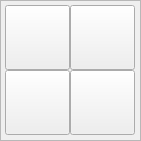
   <widget class="QFrame" name="frame_5">
    <property name="geometry">
     <rect>
      <x>510</x>
      <y>325</y>
      <width>141</width>
      <height>141</height>
     </rect>
    </property>
    <property name="frameShape">
     <enum>QFrame::StyledPanel</enum>
    </property>
    <property name="frameShadow">
     <enum>QFrame::Raised</enum>
    </property>
    <widget class="QPushButton" name="probe_p_lx_in">
     <property name="geometry">
      <rect>
       <x>5</x>
       <y>5</y>
       <width>65</width>
       <height>65</height>
      </rect>
     </property>
     <property name="text">
      <string/>
     </property>
     <property name="function" stdset="0">
      <string>mdi</string>
     </property>
     <property name="command" stdset="0">
      <string>o&lt;p_lx_in_m&gt; call</string>
     </property>
    </widget>
    <widget class="QPushButton" name="probe_p_ly_in">
     <property name="geometry">
      <rect>
       <x>5</x>
       <y>70</y>
       <width>65</width>
       <height>65</height>
      </rect>
     </property>
     <property name="text">
      <string/>
     </property>
     <property name="function" stdset="0">
      <string>mdi</string>
     </property>
     <property name="command" stdset="0">
      <string>o&lt;p_ly_in_m&gt;  call</string>
     </property>
    </widget>
    <widget class="QPushButton" name="probe_p_lx_out">
     <property name="geometry">
      <rect>
       <x>70</x>
       <y>5</y>
       <width>65</width>
       <height>65</height>
      </rect>
     </property>
     <property name="text">
      <string/>
     </property>
     <property name="function" stdset="0">
      <string>mdi</string>
     </property>
     <property name="command" stdset="0">
      <string>o&lt;p_lx_out_m&gt; call</string>
     </property>
    </widget>
    <widget class="QPushButton" name="probe_p_ly_out">
     <property name="geometry">
      <rect>
       <x>70</x>
       <y>70</y>
       <width>65</width>
       <height>65</height>
      </rect>
     </property>
     <property name="text">
      <string/>
     </property>
     <property name="function" stdset="0">
      <string>mdi</string>
     </property>
     <property name="command" stdset="0">
      <string>o&lt;p_ly_out_m&gt;  call</string>
     </property>
    </widget>
   </widget>
